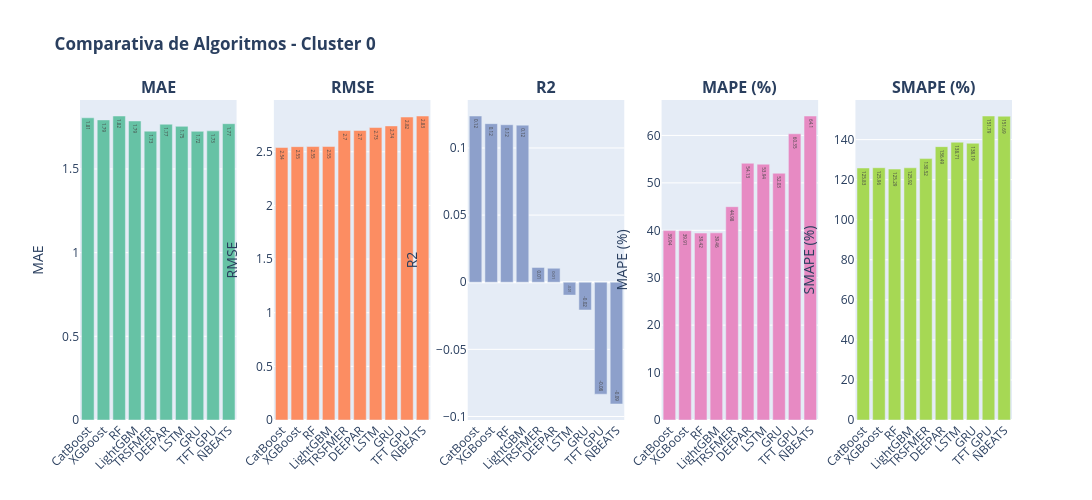
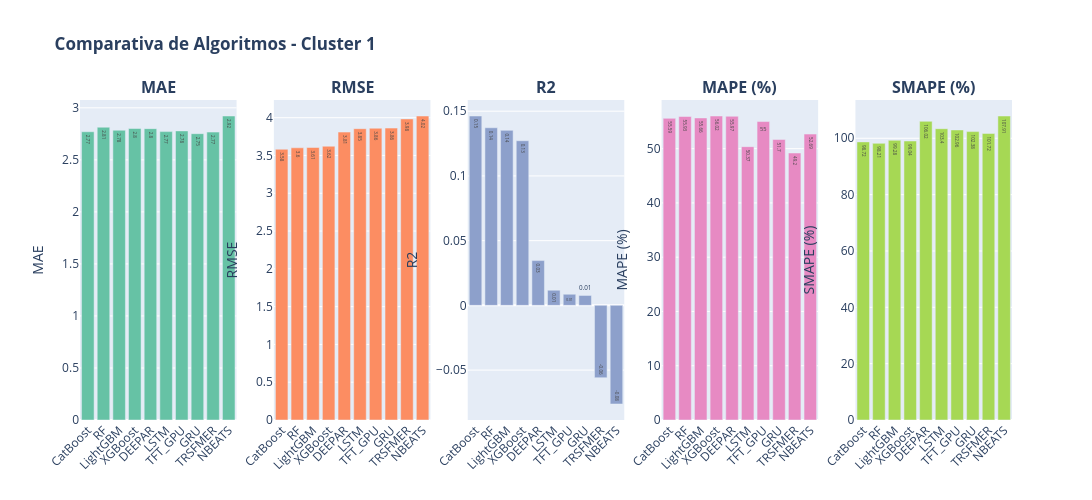

Source (notebook cell) for these figures, in order:
### Markdown cell above
# COMPRATIVA MODELOS POR CLUSTER

### Code cell
# ============================================================================
# GRÁFICOS POR CLUSTER - COMPARATIVA DE ALGORITMOS EN CADA CLUSTER
# ============================================================================

print("\n" + "="*100)
print("🎯 GRÁFICOS COMPARATIVOS POR CLUSTER")
print("="*100)

# Para cada cluster, crear gráficos de barras para comparar algoritmos
for cluster in clusters_unicos:
    df_cluster_data = df_por_cluster[df_por_cluster['Cluster'] == cluster].sort_values('RMSE')
    
    if len(df_cluster_data) == 0:
        continue
    
    print(f"\n📊 Generando gráficos para Cluster {int(cluster)}...")
    
    # Crear figura con subplots
    fig_cluster = make_subplots(
        rows=1, cols=len(METRICAS_COMPARACION),
        subplot_titles=[f"<b>{m}</b>" for m in METRICAS_COMPARACION]
    )
    
    for idx, metrica in enumerate(METRICAS_COMPARACION):
        col = idx + 1
        
        fig_cluster.add_trace(
            go.Bar(
                x=df_cluster_data['Algoritmo'],
                y=df_cluster_data[metrica],
                name=metrica,
                marker_color=colores[idx % len(colores)],
                text=df_cluster_data[metrica].round(2),
                textposition='auto',
                showlegend=False
            ),
            row=1, col=col
        )
        
        fig_cluster.update_yaxes(title_text=metrica, row=1, col=col)
        fig_cluster.update_xaxes(tickangle=-45, row=1, col=col)
    
    fig_cluster.update_layout(
        title_text=f"<b>Comparativa de Algoritmos - Cluster {int(cluster)}</b>",
        height=500,
        width=1600,
        showlegend=False
    )
    
    fig_cluster.show()

print("\n✅ Gráficos por cluster generados")

### Figure 1 — Plotly figure (JSON) as saved in the notebook; plotly's stock layout.template omitted (floating-point values rounded to 4 significant figures)
{"data": [{"marker": {"color": "rgb(102,194,165)"}, "name": "MAE", "showlegend": false, "text": [1.81, 1.79, 1.82, 1.79, 1.73, 1.77, 1.75, 1.72, 1.73, 1.77], "textposition": "auto", "type": "bar", "x": ["CatBoost", "XGBoost", "RF", "LightGBM", "TRSFMER", "DEEPAR", "LSTM", "GRU", "TFT_GPU", "NBEATS"], "xaxis": "x", "y": [1.806, 1.793, 1.816, 1.787, 1.726, 1.767, 1.754, 1.725, 1.728, 1.77], "yaxis": "y"}, {"marker": {"color": "rgb(252,141,98)"}, "name": "RMSE", "showlegend": false, "text": [2.54, 2.55, 2.55, 2.55, 2.7, 2.7, 2.73, 2.74, 2.82, 2.83], "textposition": "auto", "type": "bar", "x": ["CatBoost", "XGBoost", "RF", "LightGBM", "TRSFMER", "DEEPAR", "LSTM", "GRU", "TFT_GPU", "NBEATS"], "xaxis": "x2", "y": [2.54, 2.548, 2.549, 2.549, 2.698, 2.699, 2.726, 2.741, 2.824, 2.833], "yaxis": "y2"}, {"marker": {"color": "rgb(141,160,203)"}, "name": "R2", "showlegend": false, "text": [0.12, 0.12, 0.12, 0.12, 0.01, 0.01, -0.01, -0.02, -0.08, -0.09], "textposition": "auto", "type": "bar", "x": ["CatBoost", "XGBoost", "RF", "LightGBM", "TRSFMER", "DEEPAR", "LSTM", "GRU", "TFT_GPU", "NBEATS"], "xaxis": "x3", "y": [0.1238, 0.1181, 0.1173, 0.117, 0.011, 0.0104, -0.0096, -0.0207, -0.0834, -0.0907], "yaxis": "y3"}, {"marker": {"color": "rgb(231,138,195)"}, "name": "MAPE (%)", "showlegend": false, "text": [39.94, 39.91, 39.42, 39.46, 44.98, 54.13, 53.94, 52.03, 60.35, 64.1], "textposition": "auto", "type": "bar", "x": ["CatBoost", "XGBoost", "RF", "LightGBM", "TRSFMER", "DEEPAR", "LSTM", "GRU", "TFT_GPU", "NBEATS"], "xaxis": "x4", "y": [39.94, 39.91, 39.42, 39.46, 44.98, 54.13, 53.94, 52.03, 60.35, 64.1], "yaxis": "y4"}, {"marker": {"color": "rgb(166,216,84)"}, "name": "SMAPE (%)", "showlegend": false, "text": [125.8, 126.0, 125.3, 125.9, 130.5, 136.5, 138.7, 138.2, 151.8, 151.7], "textposition": "auto", "type": "bar", "x": ["CatBoost", "XGBoost", "RF", "LightGBM", "TRSFMER", "DEEPAR", "LSTM", "GRU", "TFT_GPU", "NBEATS"], "xaxis": "x5", "y": [125.8, 126.0, 125.3, 125.9, 130.5, 136.5, 138.7, 138.2, 151.8, 151.7], "yaxis": "y5"}], "layout": {"annotations": [{"font": {"size": 16}, "showarrow": false, "text": "<b>MAE</b>", "x": 0.084, "xanchor": "center", "xref": "paper", "y": 1, "yanchor": "bottom", "yref": "paper"}, {"font": {"size": 16}, "showarrow": false, "text": "<b>RMSE</b>", "x": 0.292, "xanchor": "center", "xref": "paper", "y": 1, "yanchor": "bottom", "yref": "paper"}, {"font": {"size": 16}, "showarrow": false, "text": "<b>R2</b>", "x": 0.5, "xanchor": "center", "xref": "paper", "y": 1, "yanchor": "bottom", "yref": "paper"}, {"font": {"size": 16}, "showarrow": false, "text": "<b>MAPE (%)</b>", "x": 0.708, "xanchor": "center", "xref": "paper", "y": 1, "yanchor": "bottom", "yref": "paper"}, {"font": {"size": 16}, "showarrow": false, "text": "<b>SMAPE (%)</b>", "x": 0.916, "xanchor": "center", "xref": "paper", "y": 1, "yanchor": "bottom", "yref": "paper"}], "height": 500, "showlegend": false, "title": {"text": "<b>Comparativa de Algoritmos - Cluster 0</b>"}, "width": 1600, "xaxis": {"anchor": "y", "domain": [0, 0.168], "tickangle": -45}, "xaxis2": {"anchor": "y2", "domain": [0.208, 0.376], "tickangle": -45}, "xaxis3": {"anchor": "y3", "domain": [0.416, 0.584], "tickangle": -45}, "xaxis4": {"anchor": "y4", "domain": [0.624, 0.792], "tickangle": -45}, "xaxis5": {"anchor": "y5", "domain": [0.832, 1], "tickangle": -45}, "yaxis": {"anchor": "x", "domain": [0, 1], "title": {"text": "MAE"}}, "yaxis2": {"anchor": "x2", "domain": [0, 1], "title": {"text": "RMSE"}}, "yaxis3": {"anchor": "x3", "domain": [0, 1], "title": {"text": "R2"}}, "yaxis4": {"anchor": "x4", "domain": [0, 1], "title": {"text": "MAPE (%)"}}, "yaxis5": {"anchor": "x5", "domain": [0, 1], "title": {"text": "SMAPE (%)"}}}}

### Figure 2 — Plotly figure (JSON) as saved in the notebook; plotly's stock layout.template omitted (floating-point values rounded to 4 significant figures)
{"data": [{"marker": {"color": "rgb(102,194,165)"}, "name": "MAE", "showlegend": false, "text": [2.77, 2.81, 2.78, 2.8, 2.8, 2.77, 2.78, 2.75, 2.77, 2.92], "textposition": "auto", "type": "bar", "x": ["CatBoost", "RF", "LightGBM", "XGBoost", "DEEPAR", "LSTM", "TFT_GPU", "GRU", "TRSFMER", "NBEATS"], "xaxis": "x", "y": [2.77, 2.813, 2.784, 2.801, 2.8, 2.771, 2.778, 2.751, 2.767, 2.921], "yaxis": "y"}, {"marker": {"color": "rgb(252,141,98)"}, "name": "RMSE", "showlegend": false, "text": [3.58, 3.6, 3.61, 3.62, 3.81, 3.85, 3.86, 3.86, 3.98, 4.02], "textposition": "auto", "type": "bar", "x": ["CatBoost", "RF", "LightGBM", "XGBoost", "DEEPAR", "LSTM", "TFT_GPU", "GRU", "TRSFMER", "NBEATS"], "xaxis": "x2", "y": [3.583, 3.602, 3.606, 3.623, 3.81, 3.855, 3.861, 3.862, 3.984, 4.022], "yaxis": "y2"}, {"marker": {"color": "rgb(141,160,203)"}, "name": "R2", "showlegend": false, "text": [0.15, 0.14, 0.14, 0.13, 0.03, 0.01, 0.01, 0.01, -0.06, -0.08], "textposition": "auto", "type": "bar", "x": ["CatBoost", "RF", "LightGBM", "XGBoost", "DEEPAR", "LSTM", "TFT_GPU", "GRU", "TRSFMER", "NBEATS"], "xaxis": "x3", "y": [0.1463, 0.1372, 0.1352, 0.1272, 0.0346, 0.0117, 0.0086, 0.0077, -0.0559, -0.0762], "yaxis": "y3"}, {"marker": {"color": "rgb(231,138,195)"}, "name": "MAPE (%)", "showlegend": false, "text": [55.59, 55.93, 55.66, 56.02, 55.97, 50.37, 55.0, 51.7, 49.2, 52.69], "textposition": "auto", "type": "bar", "x": ["CatBoost", "RF", "LightGBM", "XGBoost", "DEEPAR", "LSTM", "TFT_GPU", "GRU", "TRSFMER", "NBEATS"], "xaxis": "x4", "y": [55.59, 55.93, 55.66, 56.02, 55.97, 50.37, 55.0, 51.7, 49.2, 52.69], "yaxis": "y4"}, {"marker": {"color": "rgb(166,216,84)"}, "name": "SMAPE (%)", "showlegend": false, "text": [98.72, 98.21, 99.28, 99.04, 106.0, 103.4, 103.0, 102.4, 101.7, 107.9], "textposition": "auto", "type": "bar", "x": ["CatBoost", "RF", "LightGBM", "XGBoost", "DEEPAR", "LSTM", "TFT_GPU", "GRU", "TRSFMER", "NBEATS"], "xaxis": "x5", "y": [98.72, 98.21, 99.28, 99.04, 106.0, 103.4, 103.0, 102.4, 101.7, 107.9], "yaxis": "y5"}], "layout": {"annotations": [{"font": {"size": 16}, "showarrow": false, "text": "<b>MAE</b>", "x": 0.084, "xanchor": "center", "xref": "paper", "y": 1, "yanchor": "bottom", "yref": "paper"}, {"font": {"size": 16}, "showarrow": false, "text": "<b>RMSE</b>", "x": 0.292, "xanchor": "center", "xref": "paper", "y": 1, "yanchor": "bottom", "yref": "paper"}, {"font": {"size": 16}, "showarrow": false, "text": "<b>R2</b>", "x": 0.5, "xanchor": "center", "xref": "paper", "y": 1, "yanchor": "bottom", "yref": "paper"}, {"font": {"size": 16}, "showarrow": false, "text": "<b>MAPE (%)</b>", "x": 0.708, "xanchor": "center", "xref": "paper", "y": 1, "yanchor": "bottom", "yref": "paper"}, {"font": {"size": 16}, "showarrow": false, "text": "<b>SMAPE (%)</b>", "x": 0.916, "xanchor": "center", "xref": "paper", "y": 1, "yanchor": "bottom", "yref": "paper"}], "height": 500, "showlegend": false, "title": {"text": "<b>Comparativa de Algoritmos - Cluster 1</b>"}, "width": 1600, "xaxis": {"anchor": "y", "domain": [0, 0.168], "tickangle": -45}, "xaxis2": {"anchor": "y2", "domain": [0.208, 0.376], "tickangle": -45}, "xaxis3": {"anchor": "y3", "domain": [0.416, 0.584], "tickangle": -45}, "xaxis4": {"anchor": "y4", "domain": [0.624, 0.792], "tickangle": -45}, "xaxis5": {"anchor": "y5", "domain": [0.832, 1], "tickangle": -45}, "yaxis": {"anchor": "x", "domain": [0, 1], "title": {"text": "MAE"}}, "yaxis2": {"anchor": "x2", "domain": [0, 1], "title": {"text": "RMSE"}}, "yaxis3": {"anchor": "x3", "domain": [0, 1], "title": {"text": "R2"}}, "yaxis4": {"anchor": "x4", "domain": [0, 1], "title": {"text": "MAPE (%)"}}, "yaxis5": {"anchor": "x5", "domain": [0, 1], "title": {"text": "SMAPE (%)"}}}}
